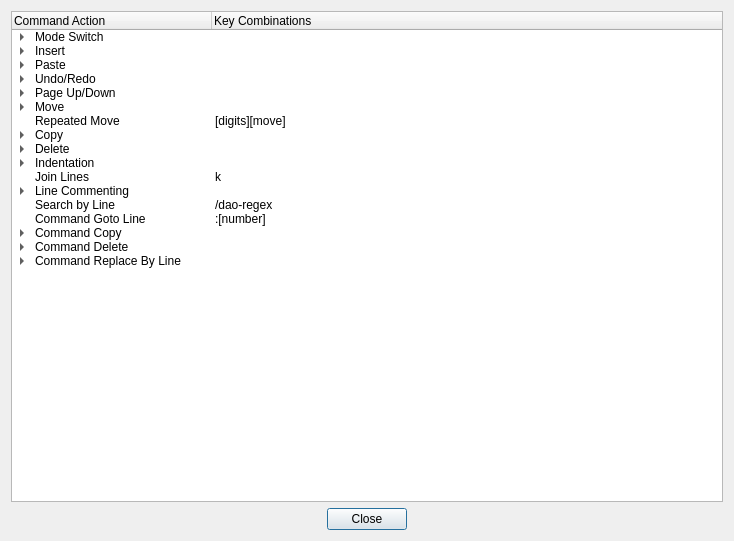
<?xml version="1.0" encoding="UTF-8"?>
<ui version="4.0">
 <class>DaoHelpVIM</class>
 <widget class="QDialog" name="DaoHelpVIM">
  <property name="geometry">
   <rect>
    <x>0</x>
    <y>0</y>
    <width>734</width>
    <height>541</height>
   </rect>
  </property>
  <property name="windowTitle">
   <string>DaoStudio VIM Comman Help</string>
  </property>
  <layout class="QVBoxLayout" name="verticalLayout">
   <item>
    <widget class="QTreeWidget" name="treeWidget">
     <property name="columnCount">
      <number>2</number>
     </property>
     <attribute name="headerDefaultSectionSize">
      <number>200</number>
     </attribute>
     <attribute name="headerMinimumSectionSize">
      <number>200</number>
     </attribute>
     <attribute name="headerDefaultSectionSize">
      <number>200</number>
     </attribute>
     <attribute name="headerMinimumSectionSize">
      <number>200</number>
     </attribute>
     <column>
      <property name="text">
       <string>Command Action</string>
      </property>
     </column>
     <column>
      <property name="text">
       <string>Key Combinations</string>
      </property>
     </column>
     <item>
      <property name="text">
       <string>Mode Switch</string>
      </property>
      <property name="text">
       <string/>
      </property>
      <item>
       <property name="text">
        <string>Normal Or VIM Mode</string>
       </property>
       <property name="text">
        <string>shift+alt+space</string>
       </property>
      </item>
      <item>
       <property name="text">
        <string>Edit Or Command Mode</string>
       </property>
       <property name="text">
        <string>alt+space</string>
       </property>
      </item>
      <item>
       <property name="text">
        <string>Enter Command Mode</string>
       </property>
       <property name="text">
        <string>esc</string>
       </property>
      </item>
      <item>
       <property name="text">
        <string>Enter Edit Mode</string>
       </property>
       <property name="text">
        <string>i, o, O</string>
       </property>
      </item>
     </item>
     <item>
      <property name="text">
       <string>Insert</string>
      </property>
      <property name="text">
       <string/>
      </property>
      <item>
       <property name="text">
        <string>At Current Cursor Position</string>
       </property>
       <property name="text">
        <string>i</string>
       </property>
      </item>
      <item>
       <property name="text">
        <string>New Line Above Cursor</string>
       </property>
       <property name="text">
        <string>O</string>
       </property>
      </item>
      <item>
       <property name="text">
        <string>New Line Below Cursor</string>
       </property>
       <property name="text">
        <string>o</string>
       </property>
      </item>
     </item>
     <item>
      <property name="text">
       <string>Paste</string>
      </property>
      <property name="text">
       <string/>
      </property>
      <item>
       <property name="text">
        <string>Above Cusor</string>
       </property>
       <property name="text">
        <string>P</string>
       </property>
      </item>
      <item>
       <property name="text">
        <string>Below Cursor</string>
       </property>
       <property name="text">
        <string>p</string>
       </property>
      </item>
     </item>
     <item>
      <property name="text">
       <string>Undo/Redo</string>
      </property>
      <property name="text">
       <string/>
      </property>
      <item>
       <property name="text">
        <string>Undo</string>
       </property>
       <property name="text">
        <string>u</string>
       </property>
      </item>
      <item>
       <property name="text">
        <string>Redo</string>
       </property>
       <property name="text">
        <string>ctrl+r</string>
       </property>
      </item>
     </item>
     <item>
      <property name="text">
       <string>Page Up/Down</string>
      </property>
      <property name="text">
       <string/>
      </property>
      <item>
       <property name="text">
        <string>Page Up</string>
       </property>
       <property name="text">
        <string>ctrl+b</string>
       </property>
      </item>
      <item>
       <property name="text">
        <string>Page Down</string>
       </property>
       <property name="text">
        <string>ctrl+f</string>
       </property>
      </item>
     </item>
     <item>
      <property name="text">
       <string>Move</string>
      </property>
      <property name="text">
       <string/>
      </property>
      <item>
       <property name="text">
        <string>Up, Down, Left, Right</string>
       </property>
       <property name="text">
        <string>arrows</string>
       </property>
      </item>
      <item>
       <property name="text">
        <string>Up</string>
       </property>
       <property name="text">
        <string>I</string>
       </property>
      </item>
      <item>
       <property name="text">
        <string>Left (One Character)</string>
       </property>
       <property name="text">
        <string>J</string>
       </property>
      </item>
      <item>
       <property name="text">
        <string>Down</string>
       </property>
       <property name="text">
        <string>K</string>
       </property>
      </item>
      <item>
       <property name="text">
        <string>Right (One Character)</string>
       </property>
       <property name="text">
        <string>L, F</string>
       </property>
      </item>
      <item>
       <property name="text">
        <string>One Word Foreward</string>
       </property>
       <property name="text">
        <string>w</string>
       </property>
      </item>
      <item>
       <property name="text">
        <string>One Word Backward</string>
       </property>
       <property name="text">
        <string>b</string>
       </property>
      </item>
      <item>
       <property name="text">
        <string>One Token Forward</string>
       </property>
       <property name="text">
        <string>f, W</string>
       </property>
      </item>
      <item>
       <property name="text">
        <string>One Token Backward</string>
       </property>
       <property name="text">
        <string>j, B</string>
       </property>
      </item>
      <item>
       <property name="text">
        <string>10 Lines Down</string>
       </property>
       <property name="text">
        <string>g</string>
       </property>
      </item>
      <item>
       <property name="text">
        <string>10 Lines Up</string>
       </property>
       <property name="text">
        <string>h</string>
       </property>
      </item>
      <item>
       <property name="text">
        <string>100 Lines Down</string>
       </property>
       <property name="text">
        <string>G</string>
       </property>
      </item>
      <item>
       <property name="text">
        <string>100 Lines Up</string>
       </property>
       <property name="text">
        <string>H</string>
       </property>
      </item>
     </item>
     <item>
      <property name="text">
       <string>Repeated Move</string>
      </property>
      <property name="text">
       <string>[digits][move]</string>
      </property>
     </item>
     <item>
      <property name="text">
       <string>Copy</string>
      </property>
      <property name="text">
       <string/>
      </property>
      <item>
       <property name="text">
        <string>Current Line</string>
       </property>
       <property name="text">
        <string>yy</string>
       </property>
      </item>
      <item>
       <property name="text">
        <string>Multiple Lines</string>
       </property>
       <property name="text">
        <string>y[digits]y, [digits]yy</string>
       </property>
      </item>
      <item>
       <property name="text">
        <string>Words, Tokens Or Lines</string>
       </property>
       <property name="text">
        <string>y[move], y[digits][move], [digits]y[move]</string>
       </property>
      </item>
     </item>
     <item>
      <property name="text">
       <string>Delete</string>
      </property>
      <property name="text">
       <string/>
      </property>
      <item>
       <property name="text">
        <string>Current Line</string>
       </property>
       <property name="text">
        <string>dd</string>
       </property>
      </item>
      <item>
       <property name="text">
        <string>Multiple Lines</string>
       </property>
       <property name="text">
        <string>d[digits]d, [digits]dd</string>
       </property>
      </item>
      <item>
       <property name="text">
        <string>Words, Tokens Or Lines</string>
       </property>
       <property name="text">
        <string>d[move], d[digits][move], [digits]d[move]</string>
       </property>
      </item>
     </item>
     <item>
      <property name="text">
       <string>Indentation</string>
      </property>
      <item>
       <property name="text">
        <string>Current Line</string>
       </property>
       <property name="text">
        <string>==</string>
       </property>
      </item>
      <item>
       <property name="text">
        <string>Multiple Lines</string>
       </property>
       <property name="text">
        <string>[digits]==, =[digits]=</string>
       </property>
      </item>
      <item>
       <property name="text">
        <string>Multiple Lines</string>
       </property>
       <property name="text">
        <string>=[digits][move up/down], [digits]=[move up/down]</string>
       </property>
      </item>
     </item>
     <item>
      <property name="text">
       <string>Join Lines</string>
      </property>
      <property name="text">
       <string>k</string>
      </property>
     </item>
     <item>
      <property name="text">
       <string>Line Commenting</string>
      </property>
      <item>
       <property name="text">
        <string>One Line Commenting</string>
       </property>
       <property name="text">
        <string>cc</string>
       </property>
      </item>
      <item>
       <property name="text">
        <string>One Line Uncommenting</string>
       </property>
       <property name="text">
        <string>CC</string>
       </property>
      </item>
      <item>
       <property name="text">
        <string>Multiple Line Commenting</string>
       </property>
       <property name="text">
        <string>[digits]cc, c[move], c[digits][move], [digits]c[move]</string>
       </property>
      </item>
      <item>
       <property name="text">
        <string>Multiple Line Uncommenting</string>
       </property>
       <property name="text">
        <string>[digits]CC, C[move], C[digits][move], [digits]C[move]</string>
       </property>
      </item>
     </item>
     <item>
      <property name="text">
       <string>Search by Line</string>
      </property>
      <property name="text">
       <string>/dao-regex</string>
      </property>
     </item>
     <item>
      <property name="text">
       <string>Command Goto Line</string>
      </property>
      <property name="text">
       <string>:[number]</string>
      </property>
     </item>
     <item>
      <property name="text">
       <string>Command Copy</string>
      </property>
      <property name="text">
       <string/>
      </property>
      <item>
       <property name="text">
        <string>Current Line</string>
       </property>
       <property name="text">
        <string>:.y</string>
       </property>
      </item>
      <item>
       <property name="text">
        <string>One Line</string>
       </property>
       <property name="text">
        <string>:[line]y</string>
       </property>
      </item>
      <item>
       <property name="text">
        <string>Lines Of Range</string>
       </property>
       <property name="text">
        <string>:[start],[end]y, :[start],+[count]y, :[start],-[count]y</string>
       </property>
      </item>
      <item>
       <property name="text">
        <string>All Lines</string>
       </property>
       <property name="text">
        <string>:%y</string>
       </property>
      </item>
     </item>
     <item>
      <property name="text">
       <string>Command Delete</string>
      </property>
      <property name="text">
       <string/>
      </property>
      <item>
       <property name="text">
        <string>Current Line</string>
       </property>
       <property name="text">
        <string>:.d</string>
       </property>
      </item>
      <item>
       <property name="text">
        <string>One Line</string>
       </property>
       <property name="text">
        <string>:[line]d</string>
       </property>
      </item>
      <item>
       <property name="text">
        <string>Lines Of Range</string>
       </property>
       <property name="text">
        <string>:[start],[end]d, :[start],+[count]d, :[start],-[count]d</string>
       </property>
      </item>
      <item>
       <property name="text">
        <string>All Lines</string>
       </property>
       <property name="text">
        <string>:%d</string>
       </property>
      </item>
     </item>
     <item>
      <property name="text">
       <string>Command Replace By Line</string>
      </property>
      <property name="text">
       <string/>
      </property>
      <item>
       <property name="text">
        <string>Current Line (First Occurrence)</string>
       </property>
       <property name="text">
        <string>:.s/dao-regex/text/</string>
       </property>
      </item>
      <item>
       <property name="text">
        <string>Current Line (All Occurrence)</string>
       </property>
       <property name="text">
        <string>:.s/dao-regex/text/g</string>
       </property>
      </item>
      <item>
       <property name="text">
        <string>One Line (First)</string>
       </property>
       <property name="text">
        <string>:[line]s/dao-regex/text/</string>
       </property>
      </item>
      <item>
       <property name="text">
        <string>One Line (All)</string>
       </property>
       <property name="text">
        <string>:[line]s/dao-regex/text/g</string>
       </property>
      </item>
      <item>
       <property name="text">
        <string>Lines Of Range (First)</string>
       </property>
       <property name="text">
        <string>:[m],[n]s/regex/text/, :[m],+[n]s/regex/text/, :[m],-[n]s/regex/text/</string>
       </property>
      </item>
      <item>
       <property name="text">
        <string>Lines Of Range (All)</string>
       </property>
       <property name="text">
        <string>:[m],[n]s/regex/text/g, :[m],+[n]s/regex/text/g, :[m],-[n]s/regex/text/g</string>
       </property>
      </item>
      <item>
       <property name="text">
        <string>All Lines (First)</string>
       </property>
       <property name="text">
        <string>:%s/dao-regex/text/</string>
       </property>
      </item>
      <item>
       <property name="text">
        <string>All Lines (All)</string>
       </property>
       <property name="text">
        <string>:%s/dao-regex/text/g</string>
       </property>
      </item>
     </item>
    </widget>
   </item>
   <item>
    <layout class="QHBoxLayout" name="horizontalLayout">
     <item>
      <spacer name="horizontalSpacer">
       <property name="orientation">
        <enum>Qt::Horizontal</enum>
       </property>
       <property name="sizeHint" stdset="0">
        <size>
         <width>40</width>
         <height>20</height>
        </size>
       </property>
      </spacer>
     </item>
     <item>
      <widget class="QPushButton" name="btnClose">
       <property name="maximumSize">
        <size>
         <width>200</width>
         <height>16777215</height>
        </size>
       </property>
       <property name="text">
        <string>Close</string>
       </property>
      </widget>
     </item>
     <item>
      <spacer name="horizontalSpacer_2">
       <property name="orientation">
        <enum>Qt::Horizontal</enum>
       </property>
       <property name="sizeHint" stdset="0">
        <size>
         <width>40</width>
         <height>20</height>
        </size>
       </property>
      </spacer>
     </item>
    </layout>
   </item>
  </layout>
 </widget>
 <resources/>
 <connections>
  <connection>
   <sender>btnClose</sender>
   <signal>clicked()</signal>
   <receiver>DaoHelpVIM</receiver>
   <slot>close()</slot>
   <hints>
    <hint type="sourcelabel">
     <x>370</x>
     <y>511</y>
    </hint>
    <hint type="destinationlabel">
     <x>105</x>
     <y>510</y>
    </hint>
   </hints>
  </connection>
 </connections>
</ui>
